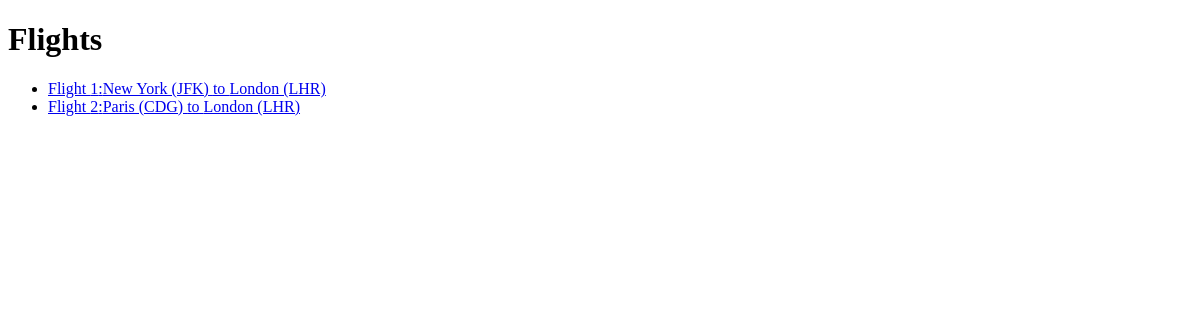
The app's page /flights/, older data.
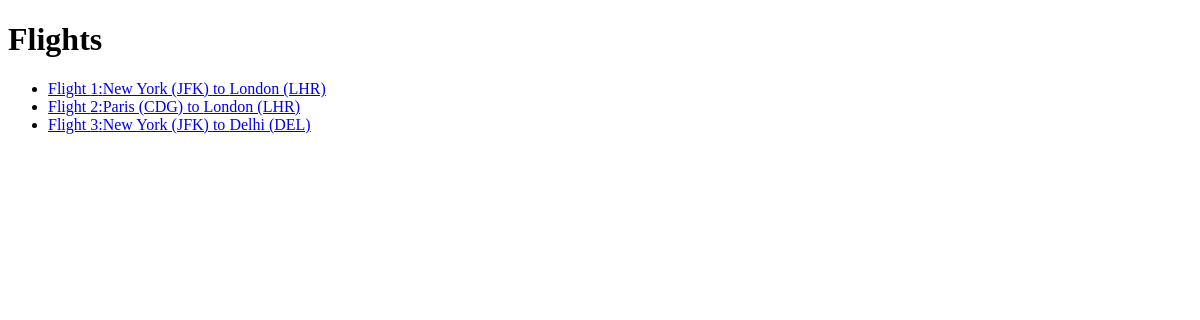
The same page, newer data.
### flights/models.py (models this page shows, shortened)
class Flight(models.Model):
    origin=models.ForeignKey(Airport,on_delete=models.CASCADE,related_name="departures")
    destination=models.ForeignKey(Airport,on_delete=models.CASCADE,related_name="arrivals")
    duration = models.IntegerField()

class Airport (models.Model):
    code = models.CharField(max_length=4)
    city = models.CharField(max_length=80)
    def __str__(self):
        return f"{self.city} ({self.code})"

### flights/views.py (the view)
# urls.py: path("",views.index,name="index"),
def index(request):
    return render(request,"flights/index.html",{
        "flights":Flight.objects.all()
    })

### flights/templates/flights/index.html
{% extends "flights/layout.html" %} {% block body %}
<h1>Flights</h1>
<ul>
    {%for flight in flights %}
    <li><a href="{% url 'flight' flight.id %}">Flight {{flight.id}}:{{flight.origin}} to {{flight.destination}}</a></li>
    {% endfor %}
</ul>
{% endblock %}

Row changes from the older to the newer data that the page shows:
added Flight: id "3", origin "New York (JFK)", destination "Delhi (DEL)"
